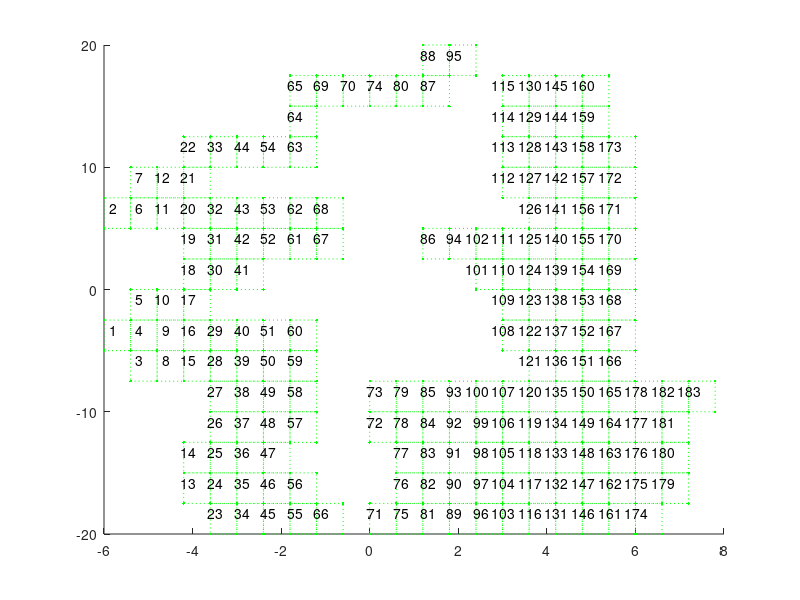

Here is the MATLAB script that generated this plot:
%% showMap shows arena with zones
% Requirements: Should have 'ZONE.mat' file in working directory
function showMap()
% check if ZONE.mat exists or not in working directory

    figure;
    % load ZONE data from working directory
    load('CONST_DATA.mat');
    for s=1:1:size(ZONE,1)
        line([ZONE(s,1) ZONE(s,3)],[ZONE(s,2) ZONE(s,2)],'Marker','.','LineStyle',':','Color',[0,1,0])
        line([ZONE(s,3) ZONE(s,3)],[ZONE(s,2) ZONE(s,4)],'Marker','.','LineStyle',':','Color',[0,1,0])
        line([ZONE(s,3) ZONE(s,1)],[ZONE(s,4) ZONE(s,4)],'Marker','.','LineStyle',':','Color',[0,1,0])
        line([ZONE(s,1) ZONE(s,1)],[ZONE(s,4) ZONE(s,2)],'Marker','.','LineStyle',':','Color',[0,1,0])
        text((ZONE(s,1)+ZONE(s,3))/2,(ZONE(s,2)+ZONE(s,4))/2 , num2str(s), 'VerticalAlignment','bottom', ...
            'HorizontalAlignment','right')
    end

end